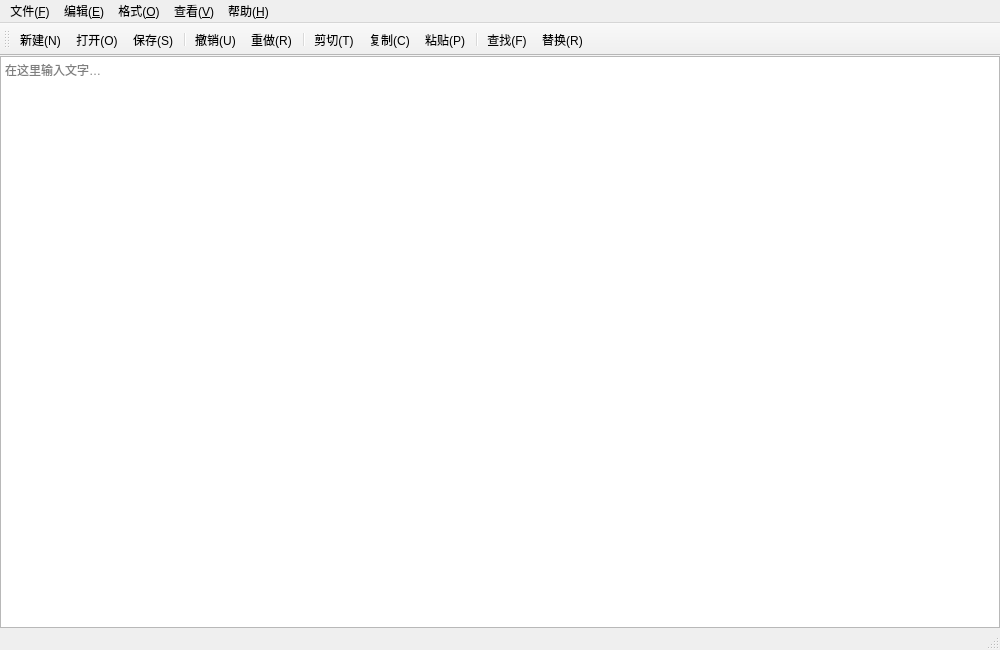
<?xml version="1.0" encoding="UTF-8"?>
<ui version="4.0">
  <class>MainWindow</class>
  <widget class="QMainWindow" name="MainWindow">
    <property name="geometry">
      <rect>
        <x>0</x>
        <y>0</y>
        <width>1000</width>
        <height>650</height>
      </rect>
    </property>
    <property name="windowTitle">
      <string>未命名 - 简单文本编辑器</string>
    </property>
    <widget class="QWidget" name="centralWidget">
      <layout class="QVBoxLayout" name="verticalLayout">
        <property name="leftMargin">
          <number>0</number>
        </property>
        <property name="topMargin">
          <number>0</number>
        </property>
        <property name="rightMargin">
          <number>0</number>
        </property>
        <property name="bottomMargin">
          <number>0</number>
        </property>
        <property name="spacing">
          <number>0</number>
        </property>
        <item>
          <widget class="QPlainTextEdit" name="textEdit">
            <property name="placeholderText">
              <string>在这里输入文字…</string>
            </property>
            <property name="undoRedoEnabled">
              <bool>true</bool>
            </property>
          </widget>
        </item>
      </layout>
    </widget>
    <widget class="QMenuBar" name="menuBar">
      <property name="geometry">
        <rect>
          <x>0</x>
          <y>0</y>
          <width>1000</width>
          <height>27</height>
        </rect>
      </property>
      <widget class="QMenu" name="menuFile">
        <property name="title">
          <string>文件(&amp;F)</string>
        </property>
        <addaction name="actionNew" />
        <addaction name="actionOpen" />
        <addaction name="actionSave" />
        <addaction name="actionSaveAs" />
        <addaction name="separator" />
        <addaction name="actionExit" />
      </widget>
      <widget class="QMenu" name="menuEdit">
        <property name="title">
          <string>编辑(&amp;E)</string>
        </property>
        <addaction name="actionUndo" />
        <addaction name="actionRedo" />
        <addaction name="separator" />
        <addaction name="actionCut" />
        <addaction name="actionCopy" />
        <addaction name="actionPaste" />
        <addaction name="actionSelectAll" />
        <addaction name="separator" />
        <addaction name="actionFind" />
        <addaction name="actionReplace" />
      </widget>
      <widget class="QMenu" name="menuFormat">
        <property name="title">
          <string>格式(&amp;O)</string>
        </property>
        <addaction name="actionWordWrap" />
        <addaction name="actionLineNumbers" />
        <addaction name="separator" />
        <addaction name="actionFont" />
        <addaction name="actionFontColor" />
        <addaction name="actionBackgroundColor" />
      </widget>
      <widget class="QMenu" name="menuView">
        <property name="title">
          <string>查看(&amp;V)</string>
        </property>
        <addaction name="actionToolBar" />
        <addaction name="actionStatusBar" />
      </widget>
      <widget class="QMenu" name="menuHelp">
        <property name="title">
          <string>帮助(&amp;H)</string>
        </property>
        <addaction name="actionAbout" />
      </widget>
      <addaction name="menuFile" />
      <addaction name="menuEdit" />
      <addaction name="menuFormat" />
      <addaction name="menuView" />
      <addaction name="menuHelp" />
    </widget>
    <widget class="QToolBar" name="mainToolBar">
      <property name="windowTitle">
        <string>主工具栏</string>
      </property>
      <property name="toolButtonStyle">
        <enum>Qt::ToolButtonTextOnly</enum>
      </property>
      <addaction name="actionNew" />
      <addaction name="actionOpen" />
      <addaction name="actionSave" />
      <addaction name="separator" />
      <addaction name="actionUndo" />
      <addaction name="actionRedo" />
      <addaction name="separator" />
      <addaction name="actionCut" />
      <addaction name="actionCopy" />
      <addaction name="actionPaste" />
      <addaction name="separator" />
      <addaction name="actionFind" />
      <addaction name="actionReplace" />
    </widget>
    <attribute name="toolBarArea">
      <enum>TopToolBarArea</enum>
    </attribute>
    <attribute name="toolBarBreak">
      <bool>false</bool>
    </attribute>
    <widget class="QStatusBar" name="statusBar" />
    <action name="actionNew">
      <property name="text">
        <string>新建(&amp;N)</string>
      </property>
      <property name="shortcut">
        <string>Ctrl+N</string>
      </property>
    </action>
    <action name="actionOpen">
      <property name="text">
        <string>打开(&amp;O)...</string>
      </property>
      <property name="shortcut">
        <string>Ctrl+O</string>
      </property>
    </action>
    <action name="actionSave">
      <property name="text">
        <string>保存(&amp;S)</string>
      </property>
      <property name="shortcut">
        <string>Ctrl+S</string>
      </property>
    </action>
    <action name="actionSaveAs">
      <property name="text">
        <string>另存为(&amp;A)...</string>
      </property>
      <property name="shortcut">
        <string>Ctrl+Shift+S</string>
      </property>
    </action>
    <action name="actionExit">
      <property name="text">
        <string>退出(&amp;X)</string>
      </property>
      <property name="shortcut">
        <string>Ctrl+Q</string>
      </property>
    </action>
    <action name="actionUndo">
      <property name="text">
        <string>撤销(&amp;U)</string>
      </property>
      <property name="shortcut">
        <string>Ctrl+Z</string>
      </property>
    </action>
    <action name="actionRedo">
      <property name="text">
        <string>重做(&amp;R)</string>
      </property>
      <property name="shortcut">
        <string>Ctrl+Shift+Z</string>
      </property>
    </action>
    <action name="actionCut">
      <property name="text">
        <string>剪切(&amp;T)</string>
      </property>
      <property name="shortcut">
        <string>Ctrl+X</string>
      </property>
    </action>
    <action name="actionCopy">
      <property name="text">
        <string>复制(&amp;C)</string>
      </property>
      <property name="shortcut">
        <string>Ctrl+C</string>
      </property>
    </action>
    <action name="actionPaste">
      <property name="text">
        <string>粘贴(&amp;P)</string>
      </property>
      <property name="shortcut">
        <string>Ctrl+V</string>
      </property>
    </action>
    <action name="actionSelectAll">
      <property name="text">
        <string>全选(&amp;A)</string>
      </property>
      <property name="shortcut">
        <string>Ctrl+A</string>
      </property>
    </action>
    <action name="actionFind">
      <property name="text">
        <string>查找(&amp;F)...</string>
      </property>
      <property name="shortcut">
        <string>Ctrl+F</string>
      </property>
    </action>
    <action name="actionReplace">
      <property name="text">
        <string>替换(&amp;R)...</string>
      </property>
      <property name="shortcut">
        <string>Ctrl+H</string>
      </property>
    </action>
    <action name="actionWordWrap">
      <property name="checkable">
        <bool>true</bool>
      </property>
      <property name="checked">
        <bool>true</bool>
      </property>
      <property name="text">
        <string>自动换行(&amp;W)</string>
      </property>
    </action>
    <action name="actionLineNumbers">
      <property name="checkable">
        <bool>true</bool>
      </property>
      <property name="text">
        <string>显示行号(&amp;L)（选做）</string>
      </property>
    </action>
    <action name="actionFont">
      <property name="text">
        <string>字体(&amp;F)...</string>
      </property>
    </action>
    <action name="actionFontColor">
      <property name="text">
        <string>字体颜色</string>
      </property>
    </action>
    <action name="actionBackgroundColor">
      <property name="text">
        <string>编辑器背景色</string>
      </property>
    </action>
    <action name="actionToolBar">
      <property name="checkable">
        <bool>true</bool>
      </property>
      <property name="checked">
        <bool>true</bool>
      </property>
      <property name="text">
        <string>工具栏(&amp;T)</string>
      </property>
    </action>
    <action name="actionStatusBar">
      <property name="checkable">
        <bool>true</bool>
      </property>
      <property name="checked">
        <bool>true</bool>
      </property>
      <property name="text">
        <string>状态栏(&amp;S)</string>
      </property>
    </action>
    <action name="actionAbout">
      <property name="text">
        <string>关于(&amp;A)...</string>
      </property>
    </action>
  </widget>
  <resources />
  <connections />
</ui>
